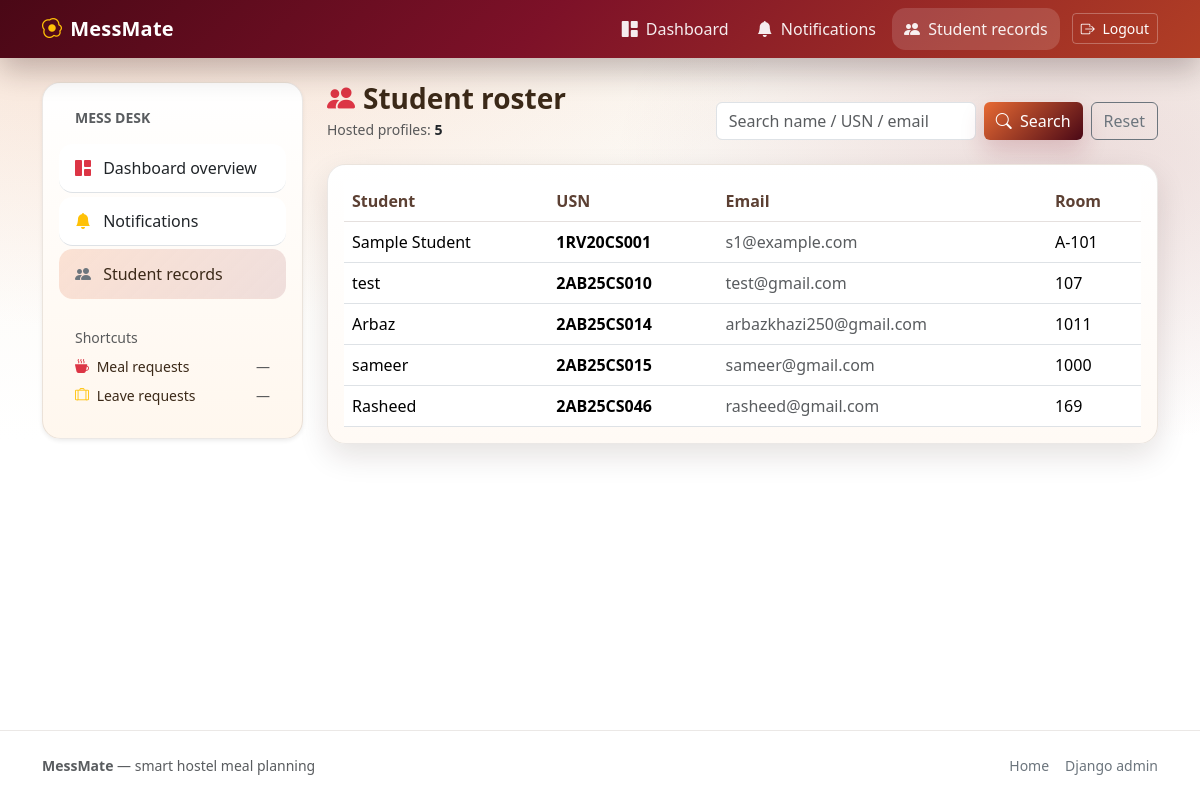
The app's page /mess-admin/students/ (signed in) with its own data.
### mess/models.py (models this page shows, shortened)
class StudentProfile(models.Model):
    user = models.OneToOneField(
        settings.AUTH_USER_MODEL,
        on_delete=models.CASCADE,
        related_name="profile",
    )
    full_name = models.CharField(max_length=150)
    usn = models.CharField(max_length=10, unique=True, validators=[USN_VALIDATOR])
    email = models.EmailField()
    room_number = models.CharField(max_length=20)

### mess/views.py (the view)
# urls.py: path("mess-admin/students/", views.admin_student_records, name="admin_student_records"),
@user_passes_test(lambda u: u.is_staff)
def admin_student_records(request):
    q = (request.GET.get("q") or "").strip()
    students = StudentProfile.objects.select_related("user").order_by("usn")
    if q:
        students = students.filter(
            Q(full_name__icontains=q) | Q(usn__icontains=q) | Q(email__icontains=q)
        )
    return render(
        request,
        "mess/admin_student_records.html",
        {
            "students": students,
            "q": q,
            "students_count": StudentProfile.objects.count(),
        },
    )

### mess/context_processors.py (called while the page is built)
def mess_notifications(request):
    ctx = {"unseen_meal_count": 0, "unseen_leave_count": 0}
    user = getattr(request, "user", None)
    if user is None or not user.is_authenticated or not user.is_staff:
        return ctx
    ctx["unseen_meal_count"] = MealAbsence.objects.filter(is_seen=False).count()
    ctx["unseen_leave_count"] = LeaveRequest.objects.filter(is_seen=False).count()
    return ctx

### templates/mess/admin_student_records.html (shortened to what this page needs)
{% extends "mess/admin_shell.html" %}
{% block admin_main %}
  <div class="d-flex flex-wrap gap-3 align-items-end justify-content-between mb-4">
    <div>
      <div class="h3 fw-semibold mb-1 d-flex align-items-center gap-2">
        <i class="bi bi-people-fill text-danger"></i> Student roster
      </div>
      <div class="text-muted small">Hosted profiles: <span class="fw-semibold text-body">{{ students_count }}</span></div>
    </div>
    <form method="get" class="row g-2 align-items-center">
      <div class="col-auto">
        <input class="form-control" type="text" name="q" value="{{ q }}" placeholder="Search name / USN / email" style="min-width: 260px;">
      </div>
      <div class="col-auto d-flex gap-2">
        <button class="btn btn-mess-primary" type="submit"><i class="bi bi-search me-1"></i> Search</button>
        <a class="btn btn-outline-secondary" href="{% url 'admin_student_records' %}">Reset</a>
      </div>
    </form>
  </div>
  <div class="card card-mess">
    <div class="card-body">
      <div class="table-responsive">
        <table class="table table-hover align-middle table-mess mb-0">
          <thead>
            <tr>
              <th>Student</th>
              <th>USN</th>
              <th>Email</th>
              <th>Room</th>
            </tr>
          </thead>
          <tbody>
            {% for s in students %}
              <tr>
                <td>{{ s.full_name }}</td>
                <td><span class="fw-semibold">{{ s.usn }}</span></td>
                <td class="text-muted">{{ s.email }}</td>
                <td>{{ s.room_number }}</td>
              </tr>
            {% empty %}
              <tr><td colspan="4" class="text-muted">No students match that search query.</td></tr>
            {% endfor %}
          </tbody>
        </table>
      </div>
    </div>
  </div>
{% endblock %}

### static/css/app.css (style rules this page uses)
:root { --mess-cream: #faf6ef; --mess-cream-2: #f3eadd; --mess-brown: #3b2918; --mess-brown-soft: #5c4033; --mess-orange: #e86a33; --mess-orange-deep: #c44f24; --mess-ruby: #7d1128; --mess-ruby-dark: #4a0816; --mess-muted: rgba(59, 41, 24, 0.68); --mess-shadow: 0 12px 30px rgba(45, 20, 8, 0.12); --mess-radius-lg: 1.15rem; }
html { scroll-behavior: smooth; }
body.hostel-mess { font-feature-settings: "ss01" 1, "ss02" 1; }
body { background: radial-gradient(1200px 600px at 10% 0%, rgba(232, 106, 51, 0.15), transparent 55%), radial-gradient(900px 550px at 90% 20%, rgba(125, 17, 40, 0.12), transparent 52%), linear-gradient(to bottom, var(--mess-cream), #ffffff 55%); color: var(--mess-brown); min-height: 100vh; }
.card-mess { border: 1px solid rgba(92, 64, 51, 0.12); border-radius: var(--mess-radius-lg); box-shadow: var(--mess-shadow); background: linear-gradient(180deg, #ffffff, #fffaf5); }
.table-mess thead th { color: var(--mess-brown-soft); font-weight: 600; border-bottom: 1px solid rgba(92, 64, 51, 0.16); }
.btn-mess-primary { border: 0 !important; color: #fff !important; background: linear-gradient(135deg, var(--mess-orange), var(--mess-ruby-dark)) !important; box-shadow: 0 12px 24px rgba(125, 17, 40, 0.18); }

### records on screen
StudentProfile: full_name "Sample Student", usn "1RV20CS001", email "s1@example.com", room_number "A-101"
StudentProfile: full_name "test", usn "2AB25CS010", email "test@gmail.com", room_number "107"
StudentProfile: full_name "Arbaz", usn "2AB25CS014", email "arbazkhazi250@gmail.com", room_number "1011"
StudentProfile: full_name "sameer", usn "2AB25CS015", email "sameer@gmail.com", room_number "1000"
StudentProfile: full_name "Rasheed", usn "2AB25CS046", email "rasheed@gmail.com", room_number "169"

### other values on screen
{{ students_count }} "5"
